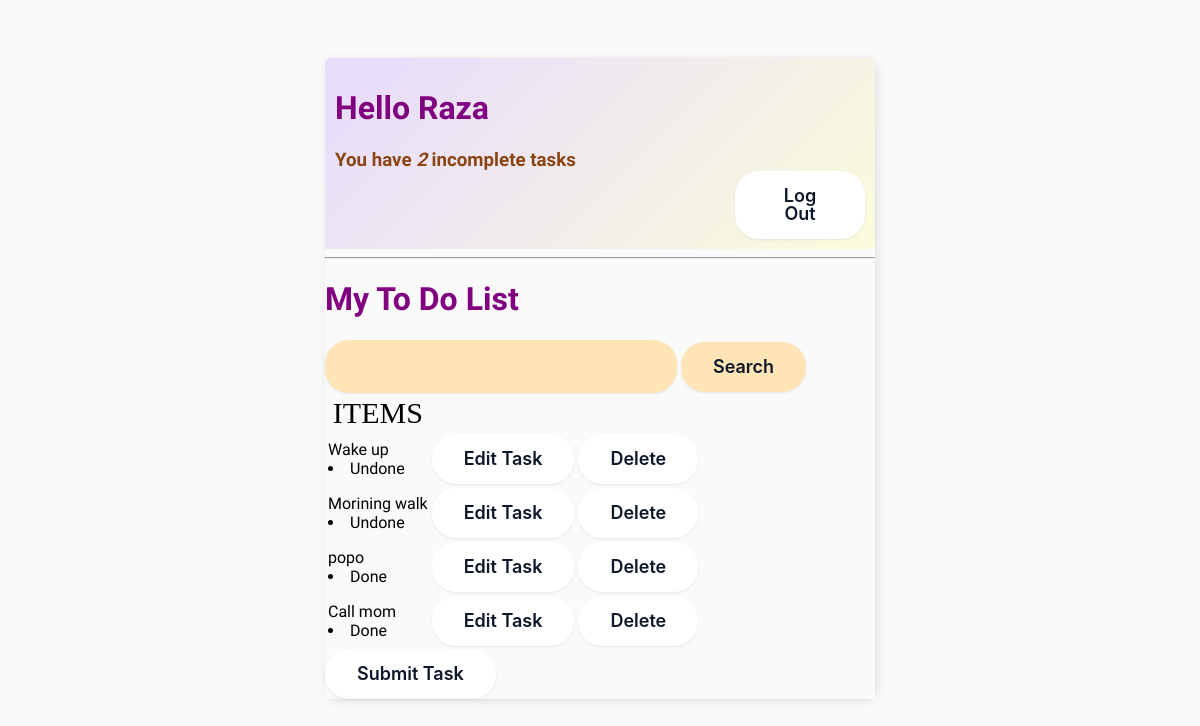
Screenshot of / (signed in) with the database file from the repository.
### base/models.py (models this page shows, shortened)
class Task(models.Model):
    user = models.ForeignKey(User, on_delete=models.CASCADE, null=True, blank=True)
    title = models.CharField(max_length=200)
    description = models.TextField(null=True, blank=True)
    complete = models.BooleanField(default=False)
    created_at = models.DateTimeField(auto_now_add=True)
    class Meta:
        ordering = ['complete']

### base/views.py (the view)
# urls.py: path('', Tasklist.as_view(), name='tasks'),
class Tasklist(LoginRequiredMixin, ListView):
    model = Task
    context_object_name = 'tasks'
    def get_context_data(self, **kwargs):
        context = super().get_context_data(**kwargs)
        context['tasks'] = context['tasks'].filter(user=self.request.user)
        context['count'] = context['tasks'].filter(complete=False).count()
        search_input = self.request.GET.get('search') or ''
        if search_input:
            context['tasks'] = context['tasks'].filter(title__startswith= search_input)
        context['search input']=search_input
        return context

### base/templates/base/task_list.html (shortened to what this page needs)
{% extends 'base/main.html' %}
{% block contents %}
<div class="header-bar">
    <div>
{% if request.user.is_authenticated %}
    <h1>Hello {{request.user|title}}</h1>
    <h3 style="margin: 0">You have <i>{{count}}</i> incomplete task{{count|pluralize}}</h3>
    <form action="{% url 'logout' %}" method="post">
        <button class="button-81" type="submit">Log Out </button>
    </form>
{% else %}
        <a class="button-81" href="{% url 'customloginview' %}">Log In</a>
{% endif %}
    </div>
</div>
<hr>
<h1>My To Do List</h1>
<form method="GET">
    <input class="button-82" type="text" name="search" value={{search_input}} >
    <input class="button-82" type="submit" value="Search">
</form>
<table>
    <tr>
        <th class="table_heading">Items</th>
        <th></th>
    </tr>
    {%for task in tasks %}
    <tr>
        <td>{{task.title}} <li>{% if task.complete %} Done {%else%} Undone {%endif%}</li></td>
        <td><a class="button-83" href="{% url 'task-update' pk=task.id %}">Edit Task</a></td>
        <td><a class="button-83" href="{% url 'task-delete' pk=task.id %}">Delete</a></td>
    </tr>
    {%empty%}
         <h3>No Items in list</h3>
    {% endfor %}
</table>
<a class="button-83" href="{% url 'createtask' %}">Submit Task</a>
{% endblock contents %}

### base/templates/base/main.html (style rules this page uses)
body { background-color: #fafafa; font-family:"Protest Guerrilla", sans-serif; padding-top: 50px; }
h1 { color: #800080; }
h3 { color:#8B4513 ; }
a,p { color:#4b5156 ; }
.header-bar { display: flex; justify-content: space-between; padding: 10px; border-radius: 5px 5px 0 0; background-image: linear-gradient(135deg, #e9defa 10%, #fbfcdb 100%); }
.button-81 { background-color: #fff; border: 0 solid #e2e8f0; border-radius: 1.5rem; box-sizing: border-box; color: #0d172a; cursor: pointer; display: inline-block; font-family: "Basier circle",-apple-system,system-ui,"Segoe UI",Roboto,"Helvetica Neue",Arial,"Noto Sans",sans-serif,"Apple Color Emoji","Segoe UI Emoji","Segoe UI Symbol","Noto Color Emoji"; font-size: 1.1rem; font-weight: 600; line-height: 1; padding: 1rem 1.6rem; text-align: center; text-decoration: none #0d172a solid; text-decoration-thickness: auto; transition: all .1s cubic-bezier(.4, 0, .2, 1); box-shadow: 0px 1px 2px rgba(166, 175, 195, 0.25); user-select: none; -webkit-user-select: none; touch-action: manipulation; margin-left: 400px; }
@media (min-width: 768px) { .button-81 { font-size: 1.125rem; padding: 1rem 2rem; } }
.button-82 { background-color: #FFE4B5; border: 0 solid #e2e8f0; border-radius: 1.5rem; box-sizing: border-box; color: #0d172a; cursor: pointer; display: inline-block; font-family: "Basier circle",-apple-system,system-ui,"Segoe UI",Roboto,"Helvetica Neue",Arial,"Noto Sans",sans-serif,"Apple Color Emoji","Segoe UI Emoji","Segoe UI Symbol","Noto Color Emoji"; font-size: 1.1rem; font-weight: 600; line-height: 1; padding: 1rem 1.6rem; text-align: center; text-decoration: none #0d172a solid; text-decoration-thickness: auto; transition: all .1s cubic-bezier(.4, 0, .2, 1); box-shadow: 0px 1px 2px rgba(166, 175, 195, 0.25); user-select: none; -webkit-user-select: none; touch-action: manipulation; }
@media (min-width: 768px) { .button-82 { font-size: 1.125rem; padding: 1rem 2rem; } }
.button-83 { background-color: #fff; border: 0 solid #e2e8f0; border-radius: 1.5rem; box-sizing: border-box; color: #0d172a; cursor: pointer; display: inline-block; font-family: "Basier circle",-apple-system,system-ui,"Segoe UI",Roboto,"Helvetica Neue",Arial,"Noto Sans",sans-serif,"Apple Color Emoji","Segoe UI Emoji","Segoe UI Symbol","Noto Color Emoji"; font-size: 1.1rem; font-weight: 600; line-height: 1; padding: 1rem 1.6rem; text-align: center; text-decoration: none #0d172a solid; text-decoration-thickness: auto; transition: all .1s cubic-bezier(.4, 0, .2, 1); box-shadow: 0px 1px 2px rgba(166, 175, 195, 0.25); user-select: none; -webkit-user-select: none; touch-action: manipulation; }
@media (min-width: 768px) { .button-83 { font-size: 1.125rem; padding: 1rem 2rem; } }
.table_heading { text-transform: uppercase; font-family: fantasy; font-size: 30px; font-weight: lighter; }

### rows the page displays
Task: title "Wake up", complete "Undone"
Task: title "Morining walk", complete "Undone"
Task: title "popo", complete "Done"
Task: title "Call mom", complete "Done"

### other values shown
{{ request.user|title }} "Raza"
{{ count }} "2"
